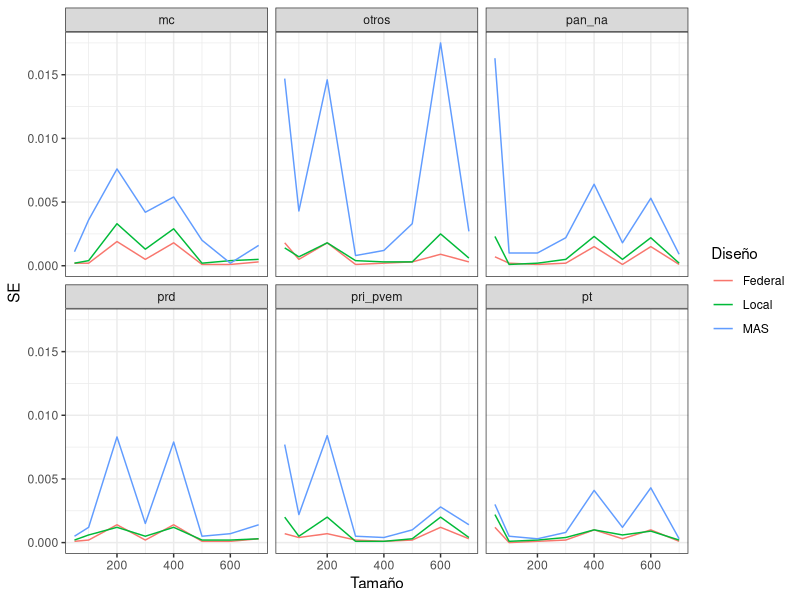

This figure's R source:
## ---- chunk 1
knitr::opts_chunk$set(echo = TRUE)
## ---- chunk 2
library(tidyverse)
library(knitr)
## ---- chunk 3
# Cargamos la base de datos gto_2012
gto_2012 <- read.csv("data/gto_2012.csv", stringsAsFactors = FALSE)
## ---- chunk 4
# Definimos la semilla
set.seed(4556788)
# Definimos el vector n que contiene los tamaños de muestra
n   <- c(50,100,200,300,400,500,600,700)
# Juntamos los partidos en una sola variable recordando los principios
# de los datos limpios
y_i <- gto_2012 %>% gather(key="partido", value = "votos",
                           pri_pvem, pan_na, prd, pt, mc, otros) %>% 
  group_by(partido) %>%  
  # Agregamos la variable de proporción de votos para cada partido 
  summarise("prop" = sum(votos)/sum(total))

# Nos quedamos únicamente con las proporciones por partido para 
# poder realizar el muestreo aleatorio simple
p_i <- y_i %>%select("prop") %>% unlist()

# Definimos una función para las simulaciones
sim_p_hat <- function(n, p, n_sims = 17){
  # Simulamos de una multinomial con n el tamaño de
  # muestra y p las proporciones de votos para
  # partido
  sim_muestra <- rmultinom(n_sims, n, p)
  # Obtenemos el estimador de razón para este
  # tipo de muestreo
  p_razon     <- sim_muestra/n
  # Obtenemos el error estándar para cada candidato
  SE_cand     <- c()
  for(i in 1:nrow(sim_muestra)){
    SE_cand <- c(SE_cand, sd(p_razon[i,])/sqrt(n))
  }
  return(SE_cand)
}

# Simulamos los errores estándar dadas las proporciones
# observadas
SE <- sim_p_hat(n[1], p_i)

# Juntamos los errores estándar para los distintos tamaños de muestra
for (j in 2:length(n)) {
  SE <- cbind(SE, sim_p_hat(n[j], p_i))
}

# Le damos formato para generar una tabla con los SE
colnames(SE) <- as.character(n)
IClength <- 2*1.96*SE
SE <- formatC(SE, digits = 4, format = "f")
SE

# Le damos formato para generar una tabla con la longitud de los ICs
IClength <- formatC(IClength, digits = 4, format = "f")
IClength
## ---- chunk 5
# Nuevamente seguimos los principios de los datos limpios 
# para definir una única variable con el partido
# Creamos dos variables "estrato_local" y "estrato_federal"
# para poder tener un mejor manejo de la base.

base2 <- gto_2012 %>%  gather(key="partido", value = "votos",
                              pri_pvem, pan_na, prd, pt, mc, otros) %>% 
  mutate("estrato_local" = distrito_loc_17) %>% 
  mutate("estrato_federal" = distrito_fed_17)


## ---- chunk 6
# Creamos una función que hace un muestreo de las casillas por estrato
Muestrasim <- function(base,i, nh){
  Muestra <- base %>% filter(estrato_local==i)
  sample_n( Muestra, nh[i],replace = TRUE)
}

## ---- chunk 7
# Creamos una función que calcula el estimador de razon para el estrato local
# y tamaño de muestra n
propRazon <- function(n, base){
  
  # Se cuentan las casillas por estrato y se dividen entre 
  # el tamaño de muestra, tomamos el techo, ya que no se pueden
  # tomar fracciones de las casillas
  Nh <- base %>%  group_by(estrato_local) %>% 
    summarise(Nh=n()) %>% 
    mutate("nh" = ceiling(Nh*n/sum(Nh)))
  
  nh <- unlist(Nh$nh)
  
  # Muestreamos las casillas que utilizaremos
  baseMuestra  <- Muestrasim(base,1,nh)
  
  # Se repite para todos los estratos
  for(i in 2:nrow(Nh)){
    baseMuestra <- rbind(baseMuestra, Muestrasim(base,i,nh))
  }
  
  numerador <- baseMuestra %>% group_by(estrato_local, partido) %>% 
    summarise(Votos_estrato = sum(votos)) %>% 
    left_join(Nh,"estrato_local") %>% 
    group_by(partido) %>% 
    summarise(numerador = sum(Votos_estrato*Nh/nh))
  
  # Obtenemos el denominador del estimador de razón
  denominador <- baseMuestra %>% group_by(estrato_local) %>% 
    summarise(votos_Estrato=sum(votos)) %>% 
    left_join(Nh, "estrato_local") %>% 
    ungroup() %>% 
    summarise(denom=sum(votos_Estrato*Nh/nh))
  # Calculamos el estimador de razón
  prop <- numerador$numerador/denominador$denom
  return(prop)
}


## ---- chunk 8
# Simulamos el error estándar para el estrato local
Sim_cand_estrato_Loc <- function(i){
  # Generamos 17 simulaciones del estimador de razón para el tamaño de muestra i
  Propsim <- rerun(17, propRazon(i, base2)) %>% unlist() %>% 
    matrix(ncol = 17, byrow = FALSE)
  
  # Para cada candidato obtenemos el error estándar en el
  # estrato local
  
  SE_cand     <- c()
  
  for(j in 1:nrow(Propsim)){
    SE_cand <- c(SE_cand, sd(Propsim[j,])/sqrt(i))
  }
  return(SE_cand)
}
## ---- chunk 9
# Hacemos las simulaciones para cada estrato
SE_cand_estrato_Loc <- Sim_cand_estrato_Loc(n[1])

for (j in 2:length(n)) {
  SE_cand_estrato_Loc  <- cbind(SE_cand_estrato_Loc, Sim_cand_estrato_Loc(n[j]))
}

# Se le da formato a la tabla de error estándar por estrato local
colnames(SE_cand_estrato_Loc) <- as.character(n)
IClength_estrato_Loc <- 2* 1.96*SE_cand_estrato_Loc

SE_cand_estrato_Loc <- formatC(SE_cand_estrato_Loc, digits = 4, format = "f")
SE_cand_estrato_Loc

# Se le da formato a la tabla de tamaño del IC por estrato local
IClength_estrato_Loc <- formatC(IClength_estrato_Loc, digits = 4, format = "f")
IClength_estrato_Loc
## ---- chunk 10
# Creamos un código para muestrear casillas del estrato federal
MuestrasimFed <- function(base,i, nh){
  Muestra <- base %>% filter(estrato_federal==i)
  if(i==20){
    sample_n( Muestra, nh[16],replace = TRUE)
  }else{
    sample_n( Muestra, nh[i],replace = TRUE)
  }
}

## ---- chunk 11
# Creamos una función para calcular el estimador de razón
# para el estrato federal y tamaño de muestra n
propRazonFed <- function(n, base){
  # Se cuentan las casillas por estrato y se dividen entre 
  # el tamaño de muestra, tomamos el techo, ya que no se pueden
  # tomar fracciones de las casillas
  Nh <- base %>%  group_by(estrato_federal) %>% 
    summarise(Nh=n()) %>% 
    mutate("nh" = ceiling(Nh*n/sum(Nh)))
  
  nh <- unlist(Nh$nh)
  
  # Muestreamos las casillas que utilizaremos
  baseMuestra  <- MuestrasimFed(base,1,nh)
  
  # Se repite para todos los estratos
  for(i in Nh$estrato_federal[2:nrow(Nh)]){
    baseMuestra <- rbind(baseMuestra, MuestrasimFed(base,i,nh))
  }
  
  # Obtenemos el numerador del estimador de razón
  numerador <- baseMuestra %>% group_by(estrato_federal, partido) %>% 
    summarise(Votos_estrato = sum(votos)) %>% 
    left_join(Nh,"estrato_federal") %>% 
    group_by(partido) %>% 
    summarise(numerador = sum(Votos_estrato*Nh/nh))
  
  # Obtenemos el denominador para el estimador de razón
  denominador <- baseMuestra %>% group_by(estrato_federal) %>% 
    summarise(votos_Estrato=sum(votos)) %>% 
    left_join(Nh, "estrato_federal") %>% 
    ungroup() %>% 
    summarise(denom=sum(votos_Estrato*Nh/nh))
  
  # Calculamos el estimador de razón
  prop <- numerador$numerador/denominador$denom
  return(prop)
}


## ---- chunk 12
# Simulamos el error estándar para el estrato federal
Sim_cand_estrato_Federal <- function(i){
  # Generamos 17 simulaciones del estimador de razón para el tamaño de muestra i
  Propsim <- rerun(17, propRazonFed(i, base2)) %>% unlist() %>% 
    matrix(ncol = 17, byrow = FALSE)
  
  SE_cand     <- c()
  
  # Para cada candidato obtenemos el error estándar en el
  # estrato local
  for(j in 1:nrow(Propsim)){
    SE_cand <- c(SE_cand, sd(Propsim[j,])/sqrt(i))
  }
  return(SE_cand)
}

## ---- chunk 13
# Hacemos las simulaciones para cada estrato
SE_cand_estrato_Fed <- Sim_cand_estrato_Federal(n[1])

for (j in 2:length(n)) {
  SE_cand_estrato_Fed  <- cbind(SE_cand_estrato_Fed, Sim_cand_estrato_Federal(n[j]))
}
# Se le da formato a la tabla de error estándar por estrato federal
colnames(SE_cand_estrato_Fed) <- as.character(n)
IClength_estrato_Fed <- 2*1.96*SE_cand_estrato_Fed

SE_cand_estrato_Fed <- formatC(SE_cand_estrato_Fed, digits = 4, format = "f")
SE_cand_estrato_Fed
# Se le da formato a la tabla de longitud del IC por estrato federal
IClength_estrato_Fed <- formatC(IClength_estrato_Fed, digits = 4, format = "f")
IClength_estrato_Fed
## ---- chunk 14
# Juntamos las distintas tablas en una tabla con toda la información
tablaTodos <- data.frame(rbind(cbind("Diseño"=rep("MAS",6), "Candidato"=cbind(y_i$partido), SE),
                               cbind("Diseño"=rep("Local",6), "Candidato"=cbind(y_i$partido), SE_cand_estrato_Loc),
                               cbind("Diseño"=rep("Federal",6), "Candidato"=cbind(y_i$partido), SE_cand_estrato_Fed)), stringsAsFactors = FALSE)
names(tablaTodos) <- c("Diseño", "Candidato", paste0(n))
kable(tablaTodos)
## ---- chunk 15
# Juntamos las distintas tablas en una tabla con toda la información
tablaIClength <- data.frame(rbind(cbind("Diseño"=rep("MAS",6), "Candidato"=cbind(y_i$partido), IClength),
                                  cbind("Diseño"=rep("Local",6), "Candidato"=cbind(y_i$partido),IClength_estrato_Loc),
                                  cbind("Diseño"=rep("Federal",6), "Candidato"=cbind(y_i$partido), IClength_estrato_Fed)), stringsAsFactors = FALSE)
names(tablaIClength) <- c("Diseño", "Candidato", paste0(n))
kable(tablaIClength)
## ---- chunk 16
# Graficamos el error estándar por partido, muestreo y tamaño de muestra
names(tablaTodos) <- c("Diseño", "Candidato", paste0("Tam_",n))

tablaTodos[,3:ncol(tablaTodos)]<- matrix(unlist(lapply(3:ncol(tablaTodos), function(i){as.numeric(tablaTodos[,i])})), 
                                         nrow = nrow(tablaTodos), byrow = TRUE)

tablaTodosgraf <- tablaTodos %>% gather("Tamaño", "SE" ,Tam_50:Tam_700) %>% 
  mutate("Tamaño"=as.numeric(substr(Tamaño, 5,14)))

ggplot(tablaTodosgraf)+theme_bw()+
  geom_line(aes(Tamaño, SE, col=Diseño))+
  facet_wrap(~Candidato)
